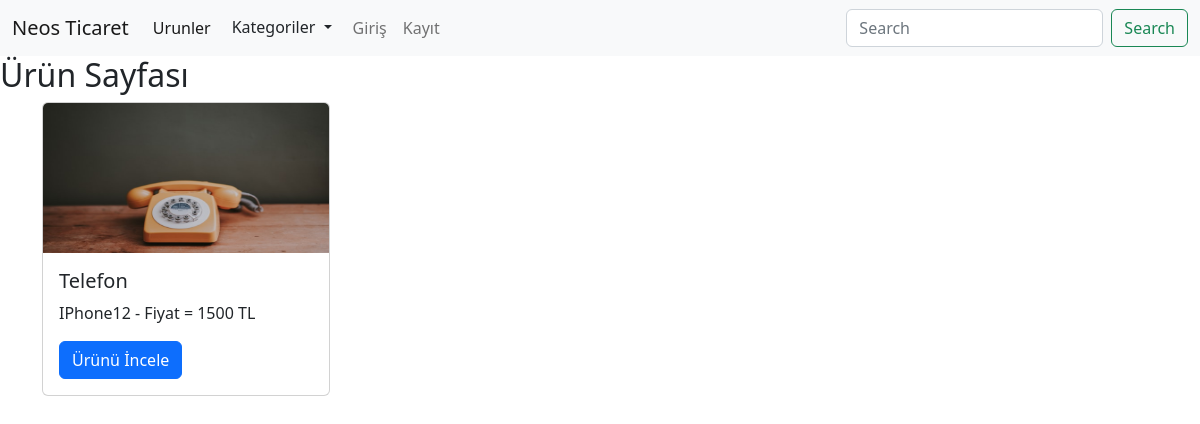
Screenshot of /urun/1 with the database file from the repository.
### urunler/models.py (models this page shows)
class Urun (models.Model):
    kategori = models.ForeignKey(Kategori, on_delete= models.CASCADE, null= True)
    AltKategori = models.ManyToManyField(AltKategori, blank= True)
    ornek = models.OneToOneField(Ornek, on_delete=models.CASCADE, null=True)
    isim = models.CharField(max_length=200, verbose_name='Ürün İsmi')
    aciklama = models.TextField(max_length=400)
    fiyat = models.IntegerField()
    resim = models.FileField(upload_to='urunler/', null=True, blank=True, verbose_name='Ürün Resmi')
    def __str__(self):
        return self.isim

### urunler/views.py (the view)
# urls.py: path('urun/<int:urunId>', urun, name='urun'),
def urun(request, urunId):
    urun = Urun.objects.filter(id = urunId)
    kategoriler = Kategori.objects.all()
    print(urun)
    context = {
        'urun':urun,
        'kategori':kategoriler
    }
    return render(request, 'urun.html', context)

### urunler/templates/urun.html
{% extends "index.html" %}
{% load static %}
{% block content %}
    <h2>Ürün Sayfası</h2>
    <div class="container">
      <div class="row">
          {% for i in urun %}
          <div class="col-4">
          <div class="card" style="width: 18rem;">
            {% if i.resim %}
                <img src="{{i.resim.url}}" class="card-img-top" alt="...">
            {% else %}
                <img src="{% static 'img/resim2.jpg' %} " width="250" height="200" alt="">
            {% endif %}
            <div class="card-body">
              <h5 class="card-title">{{i.isim}}</h5>
              <p class="card-text">{{i.aciklama}} - Fiyat = {{i.fiyat}} TL</p>
              <a href="{% url 'urun' i.id %}" class="btn btn-primary">Ürünü İncele</a>
            </div>
          </div>
        </div>
        {% endfor %}
      </div>
    </div>
{% endblock content %}

### urunler/static/css/style.css (style rules this page uses)
.card img { width: 100%; height: 150px; }

### rows the page displays
Urun: resim (picture), isim "Telefon", aciklama "IPhone12", fiyat "1500"
